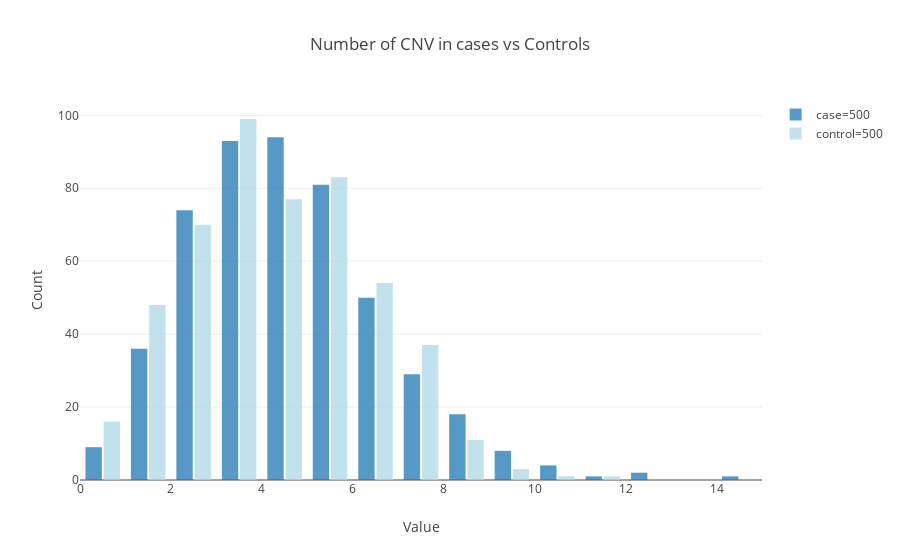

Source (notebook cell):
### Code cell
import plotly
plotly.offline.init_notebook_mode(connected=True)
from plotly.offline import iplot
import plotly.graph_objs as go
%matplotlib inline

trace1 = go.Histogram( x=num_cnv_case, histnorm='count', name='case=500', autobinx=False, 
                      xbins=dict(start=0, end=15, size=1), marker=dict(color='lightred'), opacity=0.75 )

trace2 = go.Histogram( x=num_cnv_ctrl, histnorm='count', name='control=500', autobinx=False, 
                      xbins=dict(start=0, end=15, size=1), marker=dict(color='lightblue'), opacity=0.75 )

data = [trace1, trace2]

layout = go.Layout(title='Number of CNV in cases vs Controls', xaxis=dict(title='Value'), yaxis=dict(title='Count'),
                   bargap=0.2, bargroupgap=0.1)

fig = go.Figure(data=data, layout=layout)
iplot(fig, filename='styled histogram')

### Figure 1 — Plotly figure (JSON) as saved in the notebook; plotly's stock layout.template omitted (floating-point values rounded to 4 significant figures; data arrays with more than 128 entries replaced by an {"elided": "..."} marker saying what was removed)
{"data": [{"autobinx": false, "histnorm": "count", "marker": {"color": "lightred"}, "name": "case=500", "opacity": 0.75, "type": "histogram", "x": {"elided": "500 int values"}, "xbins": {"end": 15, "size": 1, "start": 0}}, {"autobinx": false, "histnorm": "count", "marker": {"color": "lightblue"}, "name": "control=500", "opacity": 0.75, "type": "histogram", "x": {"elided": "500 int values"}, "xbins": {"end": 15, "size": 1, "start": 0}}], "layout": {"bargap": 0.2, "bargroupgap": 0.1, "title": "Number of CNV in cases vs Controls", "xaxis": {"title": "Value"}, "yaxis": {"title": "Count"}}}
